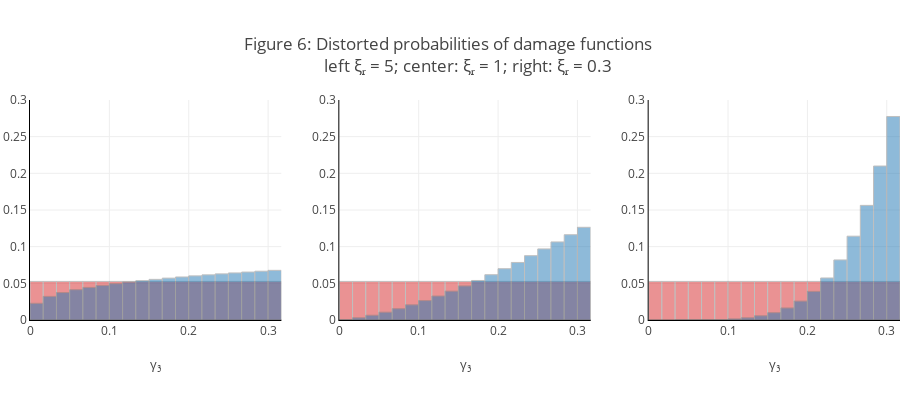

The notebook cell this image was saved under:
### Markdown cell above
### Robust adjustments to damage function uncertainty

### Code cell
from src.plots import plot6
plot6(pre_jump_res)

### Figure 1 — Plotly figure (JSON) as saved in the notebook; plotly's stock layout.template omitted (floating-point values rounded to 4 significant figures)
{"data": [{"histnorm": "probability", "hovertemplate": "%{y:.2f}", "legendgroup": "1", "marker": {"color": "#d62728", "line": {"color": "grey", "width": 1}}, "name": "baseline", "opacity": 0.5, "showlegend": false, "type": "histogram", "x": [0, 0.01754, 0.03509, 0.05263, 0.07018, 0.08772, 0.1053, 0.1228, 0.1404, 0.1579, 0.1754, 0.193, 0.2105, 0.2281, 0.2456, 0.2632, 0.2807, 0.2982, 0.3158, 0.3333], "xaxis": "x", "xbins": {"end": 0.3333, "size": 0.01667, "start": 0}, "yaxis": "y"}, {"histnorm": "probability", "hovertemplate": "%{y:.2f}", "legendgroup": "1", "marker": {"color": "#d62728", "line": {"color": "grey", "width": 1}}, "name": "baseline", "opacity": 0.5, "showlegend": false, "type": "histogram", "x": [0, 0.01754, 0.03509, 0.05263, 0.07018, 0.08772, 0.1053, 0.1228, 0.1404, 0.1579, 0.1754, 0.193, 0.2105, 0.2281, 0.2456, 0.2632, 0.2807, 0.2982, 0.3158, 0.3333], "xaxis": "x2", "xbins": {"end": 0.3333, "size": 0.01667, "start": 0}, "yaxis": "y2"}, {"histnorm": "probability", "hovertemplate": "%{y:.2f}", "legendgroup": "1", "marker": {"color": "#d62728", "line": {"color": "grey", "width": 1}}, "name": "baseline", "opacity": 0.5, "showlegend": false, "type": "histogram", "x": [0, 0.01754, 0.03509, 0.05263, 0.07018, 0.08772, 0.1053, 0.1228, 0.1404, 0.1579, 0.1754, 0.193, 0.2105, 0.2281, 0.2456, 0.2632, 0.2807, 0.2982, 0.3158, 0.3333], "xaxis": "x3", "xbins": {"end": 0.3333, "size": 0.01667, "start": 0}, "yaxis": "y3"}, {"histfunc": "sum", "histnorm": "probability", "hovertemplate": "%{y:.2f}", "legendgroup": "1", "marker": {"color": "#1f77b4", "line": {"color": "grey", "width": 1}}, "name": "distorted", "opacity": 0.5, "showlegend": false, "type": "histogram", "x": [0, 0.01754, 0.03509, 0.05263, 0.07018, 0.08772, 0.1053, 0.1228, 0.1404, 0.1579, 0.1754, 0.193, 0.2105, 0.2281, 0.2456, 0.2632, 0.2807, 0.2982, 0.3158, 0.3333], "xaxis": "x", "xbins": {"end": 0.3333, "size": 0.01667, "start": 0}, "y": [0.02133, 0.03015, 0.03503, 0.03866, 0.04161, 0.04414, 0.04636, 0.04836, 0.05018, 0.05187, 0.05344, 0.0549, 0.05629, 0.0576, 0.05885, 0.06004, 0.06117, 0.06227, 0.06337, 0.06439], "yaxis": "y"}, {"histfunc": "sum", "histnorm": "probability", "hovertemplate": "%{y:.2f}", "legendgroup": "1", "marker": {"color": "#1f77b4", "line": {"color": "grey", "width": 1}}, "name": "distorted", "opacity": 0.5, "showlegend": false, "type": "histogram", "x": [0, 0.01754, 0.03509, 0.05263, 0.07018, 0.08772, 0.1053, 0.1228, 0.1404, 0.1579, 0.1754, 0.193, 0.2105, 0.2281, 0.2456, 0.2632, 0.2807, 0.2982, 0.3158, 0.3333], "xaxis": "x2", "xbins": {"end": 0.3333, "size": 0.01667, "start": 0}, "y": [0.0004808, 0.002713, 0.005747, 0.009397, 0.01358, 0.01823, 0.02331, 0.02879, 0.03465, 0.04087, 0.04743, 0.05432, 0.06152, 0.06903, 0.07716, 0.08526, 0.09364, 0.1023, 0.1112, 0.1204], "yaxis": "y2"}, {"histfunc": "sum", "histnorm": "probability", "hovertemplate": "%{y:.2f}", "legendgroup": "1", "marker": {"color": "#1f77b4", "line": {"color": "grey", "width": 1}}, "name": "distorted", "opacity": 0.5, "showlegend": false, "type": "histogram", "x": [0, 0.01754, 0.03509, 0.05263, 0.07018, 0.08772, 0.1053, 0.1228, 0.1404, 0.1579, 0.1754, 0.193, 0.2105, 0.2281, 0.2456, 0.2632, 0.2807, 0.2982, 0.3158, 0.3333], "xaxis": "x3", "xbins": {"end": 0.3333, "size": 0.01667, "start": 0}, "y": [2.693e-09, 8.625e-07, 1.053e-05, 5.411e-05, 0.0001844, 0.0004921, 0.001117, 0.002261, 0.004242, 0.007348, 0.01206, 0.01895, 0.02869, 0.0421, 0.06014, 0.08394, 0.1148, 0.1542, 0.2038, 0.2656], "yaxis": "y3"}], "layout": {"barmode": "overlay", "height": 400, "margin": {"l": 30, "r": 0}, "plot_bgcolor": "white", "title": {"text": "Figure 6: Distorted probabilities of damage functions <br>\n        left ξᵣ = 5; center: ξᵣ = 1; right: ξᵣ = 0.3"}, "width": 900, "xaxis": {"anchor": "y", "domain": [0, 0.2889], "linecolor": "black", "linewidth": 1, "showgrid": true, "showline": true, "title": {"font": {"size": 13}, "text": "γ₃"}}, "xaxis2": {"anchor": "y2", "domain": [0.3556, 0.6444], "linecolor": "black", "linewidth": 1, "showgrid": true, "showline": true, "title": {"font": {"size": 13}, "text": "γ₃"}}, "xaxis3": {"anchor": "y3", "domain": [0.7111, 1], "linecolor": "black", "linewidth": 1, "showgrid": true, "showline": true, "title": {"font": {"size": 13}, "text": "γ₃"}}, "yaxis": {"anchor": "x", "domain": [0, 1], "linecolor": "black", "linewidth": 1, "range": [0, 0.3], "showgrid": true, "showline": true}, "yaxis2": {"anchor": "x2", "domain": [0, 1], "linecolor": "black", "linewidth": 1, "range": [0, 0.3], "showgrid": true, "showline": true}, "yaxis3": {"anchor": "x3", "domain": [0, 1], "linecolor": "black", "linewidth": 1, "range": [0, 0.3], "showgrid": true, "showline": true}}}
